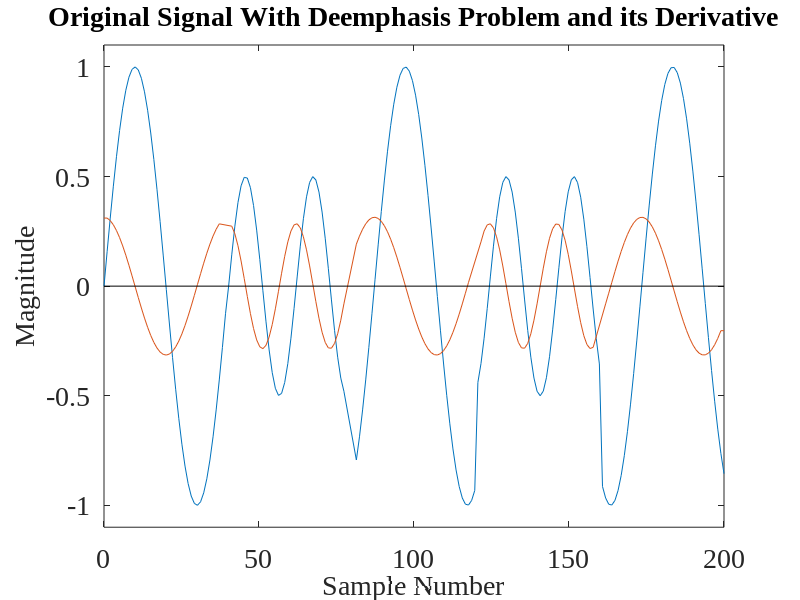

Reproduce this figure in MATLAB.
fontSize = 20;

x = linspace(0,200,200);
y1 = sin(2*pi*x/40);
y2 = sin(2*pi*x/(1/2200*48000))*0.5;
% y = cat(2, y1(1:40), y2(1:40), y1(34:73), y2(20:59),y1(30:69));
y = cat(2, y1(1:40), y2(1:40), y1(34:73), y2(19:58),y1(68:107));
y3 = x;
for i = 2:199
   y3(i) = y(i+1) - y(i -1); 
end
y3(1) = y3(2);
y3(200) = y3(199);
f = figure('Position',[0,0,1280,1024]);
set(gcf,'color','w');
x1 = cat(2, x(1:78), x(82:200));
yn1 = cat(2, y(1:78),y(82:200));
x2 = cat(2, x(1:38),x(42:78), x(82:118),x(122:158),x(162:200));
yn2 = cat(2, y3(1:38),y3(42:78),y3(82:118),y3(122:158),y3(162:200));
plot(x1, yn1, x2, yn2);
filename = 'Original Signal With Deemphasis Problem and its Derivative';
title(filename);
xlabel('Sample Number');
ylabel('Magnitude');
minY = min(y);
maxY = max(y);
center = (minY+maxY)/ 2;
rangeY = maxY - minY;
adjustedRange = 0.55*rangeY;
minY = (center - adjustedRange);
maxY = (center + adjustedRange);
ylim([minY maxY]);
set(gca,'FontSize',fontSize, 'FontName', 'Times New Roman');
set(findall(gcf,'type','text'),'FontSize',fontSize, 'FontName', 'Times New Roman');
yL = get(gca,'YLim');
xL = get(gca,'XLim');
line(xL,[0 0],'Color','black');
saveas(f, strcat('.\..\..\..\rrxthesis\images\',regexprep(filename,'[^\w'']',''),'.png'));
pause();
close(f);
clear all;
